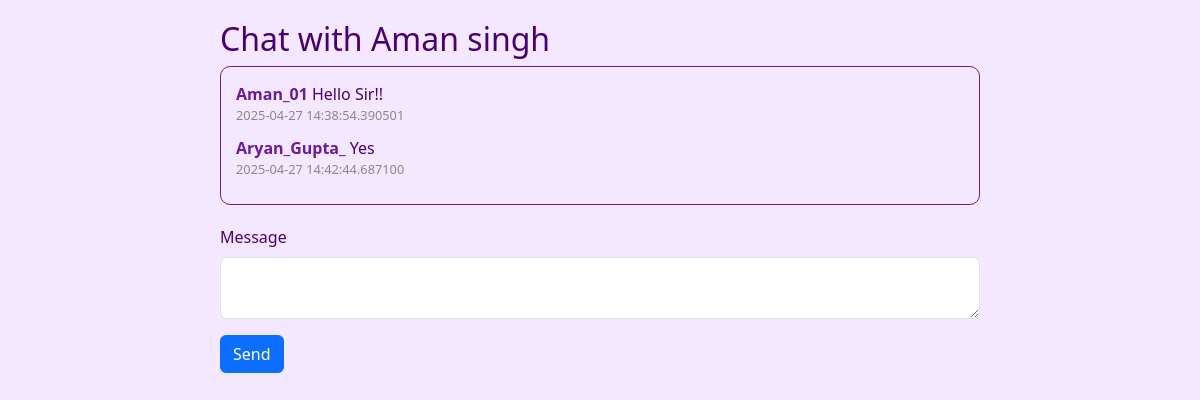
/mentor/reply_to_student/6 (signed in), run on the app's committed database.
### models/user.py (models this page shows, shortened)
class User(db.Model, UserMixin):
    id = db.Column(db.Integer, primary_key=True, autoincrement=True)
    username = db.Column(db.String(150), unique=True, nullable=False)
    fullname = db.Column(db.String(150), unique=True, nullable=False)
    email = db.Column(db.String(150), unique=True, nullable=False)
    password = db.Column(db.String(200), nullable=False)
    qualification = db.Column(db.String(200), nullable = False)
    language_pref = db.Column(db.String(200), nullable = False)
    interest = db.Column(db.String(200), nullable = False)
    date_of_birth = db.Column(db.String(50), nullable=False)
    role = db.Column(db.String(50), nullable=False, default='student')
    quiz_attempts = db.relationship('QuizAttempt', backref='quiz_user', lazy='dynamic')
    answers = db.relationship('Answer', backref='answer_user', lazy='dynamic')
    quizzes_created = db.relationship('Quiz', backref='creator', lazy='dynamic', foreign_keys='Quiz.created_by_user_id')
    mentors = db.relationship('Mentor', secondary=user_mentor_association, back_populates='students')
    messages_sent = db.relationship('Messages', backref='sender', lazy='dynamic', foreign_keys='Messages.sender_id')
    messages_received = db.relationship('MentorMessages', backref='receiver', lazy='dynamic', foreign_keys='MentorMessages.receiver_id')

class Messages(db.Model):
    id = db.Column(db.Integer, primary_key=True)
    sender_id = db.Column(db.Integer, db.ForeignKey('user.id'), nullable=False)
    receiver_id = db.Column(db.Integer, db.ForeignKey('mentor.id'), nullable=False)
    content = db.Column(db.Text, nullable=False)
    timestamp = db.Column(db.DateTime, default=datetime.utcnow)

class MentorMessages(db.Model):
    id = db.Column(db.Integer, primary_key=True)
    sender_id = db.Column(db.Integer, db.ForeignKey('mentor.id'), nullable=False)
    receiver_id = db.Column(db.Integer, db.ForeignKey('user.id'), nullable=False)
    content = db.Column(db.Text, nullable=False)
    timestamp = db.Column(db.DateTime, default=datetime.utcnow)

class Mentor(db.Model, UserMixin):
    id = db.Column(db.Integer, primary_key=True)
    username = db.Column(db.String(100), nullable=False)
    fullname = db.Column(db.String(100), nullable=False)
    expertise = db.Column(db.String(200))
    availability = db.Column(db.String(80), default=True)
    email = db.Column(db.String(120), nullable=False)
    password = db.Column(db.String(80),nullable=False)
    language_pref = db.Column(db.String(80),nullable=False)
    role = db.Column(db.String(80), default='mentor')
    courses = db.relationship('Course', secondary=mentor_course_association, back_populates='mentors')
    messages_received = db.relationship('Messages', backref='receiver', lazy='dynamic', foreign_keys='Messages.receiver_id')
    messages_sent = db.relationship('MentorMessages', backref='sender', lazy='dynamic', foreign_keys='MentorMessages.sender_id')
    quizzes_created_as_mentor = db.relationship('Quiz', foreign_keys='Quiz.created_by_mentor_id', lazy='dynamic')
    notes_uploaded = db.relationship('Note', backref='mentor_uploader', lazy='dynamic')
    students = db.relationship('User', secondary=user_mentor_association, back_populates='mentors')

### app.py (the view, shortened to what this page needs)
@app.route('/mentor/reply_to_student/<int:student_id>', methods=['GET', 'POST'])
@login_required
def reply_to_student(student_id):
    if current_user.role != 'mentor':
        flash("Only mentors can reply to students.", "danger")
        return redirect(url_for('LandingPage'))
    student = User.query.get_or_404(student_id)
    form = MessageForm()
    student_messages = Messages.query.filter_by(sender_id=student.id, receiver_id=current_user.id).all()
    mentor_messages = MentorMessages.query.filter_by(sender_id=current_user.id, receiver_id=student.id).all()
    all_messages = student_messages + mentor_messages
    all_messages.sort(key=lambda x: x.timestamp)
    return render_template('reply_to_student.html', form=form, student=student, messages=all_messages)

### forms/userform.py
class MessageForm(FlaskForm):
    content = TextAreaField('Message', validators=[validators.DataRequired()])
    submit = SubmitField('Send')

### app.py (called while the page is built)
@login_manager.user_loader
def load_user(user_id):
    user_type = session.get('user_type')  # Get user type from session
    if user_type == 'mentor':
        return db.session.get(Mentor, (user_id))
    elif user_type == 'student':
        return db.session.get(User, int(user_id))
    return None

### templates/reply_to_student.html (shortened to what this page needs)
<!DOCTYPE html>
<html lang="en">
<head>
    <link href="https://cdn.jsdelivr.net/npm/bootstrap@5.3.5/dist/css/bootstrap.min.css" rel="stylesheet">
</head>
<body>
    <div class="chat-container">
        <h2>Chat with {{ student.fullname }}</h2>
        <div class="chat-box">
            {% for message in messages %}
                <div class="message">
                    <span class="sender">
                        {% if message.__class__.__name__ == 'Messages' %}
                            {{ message.sender.username }}
                        {% else %}
                            {{ message.sender.username }}
                        {% endif %}
                    </span>
                    <span>{{ message.content }}</span>
                    <div class="timestamp">{{ message.timestamp }}</div>
                </div>
            {% endfor %}
        </div>
        <form method="POST">
            <div class="mb-3">
                {{ form.content.label(class="form-label") }}
                {{ form.content(class="form-control") }}
            </div>
            {{ form.submit(class="btn btn-primary") }}
        </form>
    </div>
</body>
</html>

### templates/reply_to_student.html (style rules this page uses)
body { background-color: #f3e8ff; color: #4a0072; }
.chat-container { max-width: 800px; margin: auto; padding: 20px; }
.chat-box { border: 1px solid #6a1b9a; border-radius: 10px; padding: 15px; max-height: 400px; overflow-y: auto; margin-bottom: 20px; }
.message { margin-bottom: 10px; }
.message .sender { font-weight: bold; color: #6a1b9a; }
.message .timestamp { font-size: 0.8em; color: #888; }

### data on the page
User: fullname "Aman singh"
Messages: sender.username "Aman_01", content "Hello Sir!!", timestamp "2025-04-27 14:38:54.390501"
MentorMessages: sender.username "Aryan_Gupta_", content "Yes", timestamp "2025-04-27 14:42:44.687100"
